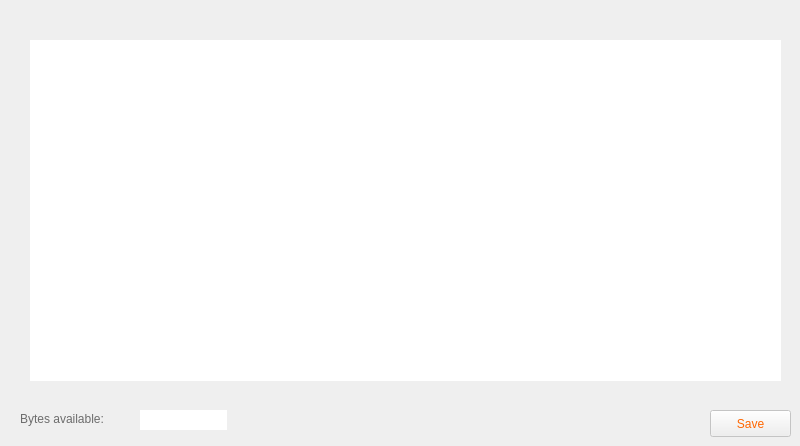
      <widget class="QWidget" name="page_Notes">
       <property name="styleSheet">
        <string notr="true">background-image: url(:/images/Images/tab-backgrounds/bg_notes.png);</string>
       </property>
       <widget class="QPlainTextEdit" name="txtPersoData">
        <property name="geometry">
         <rect>
          <x>30</x>
          <y>40</y>
          <width>751</width>
          <height>341</height>
         </rect>
        </property>
        <property name="styleSheet">
         <string notr="true">background-image: url(:/images/Images/bg-Light-Blue.png);</string>
        </property>
        <property name="frameShape">
         <enum>QFrame::NoFrame</enum>
        </property>
        <property name="lineWidth">
         <number>0</number>
        </property>
       </widget>
       <widget class="QPushButton" name="btnPersoDataSave">
        <property name="enabled">
         <bool>false</bool>
        </property>
        <property name="geometry">
         <rect>
          <x>710</x>
          <y>410</y>
          <width>81</width>
          <height>27</height>
         </rect>
        </property>
        <property name="styleSheet">
         <string notr="true">background-image: url(:/images/Images/bt_Pin-Check.png);
font: 11pt &quot;Arial&quot;;
color: rgb(255, 102, 0);</string>
        </property>
        <property name="text">
         <string>Save</string>
        </property>
       </widget>
       <widget class="QLabel" name="label_5">
        <property name="geometry">
         <rect>
          <x>20</x>
          <y>410</y>
          <width>121</width>
          <height>17</height>
         </rect>
        </property>
        <property name="styleSheet">
         <string notr="true">background-image: url(:/images/Images/alpha.png);
color: rgb(108, 108, 108);
font: 10pt &quot;Arial&quot;;</string>
        </property>
        <property name="text">
         <string>Bytes available:</string>
        </property>
       </widget>
       <widget class="QLineEdit" name="txtPersoDataCount">
        <property name="geometry">
         <rect>
          <x>140</x>
          <y>410</y>
          <width>87</width>
          <height>20</height>
         </rect>
        </property>
        <property name="minimumSize">
         <size>
          <width>0</width>
          <height>0</height>
         </size>
        </property>
        <property name="styleSheet">
         <string notr="true">background-image: url(:/images/Images/bg-Blue.png);</string>
        </property>
        <property name="frame">
         <bool>false</bool>
        </property>
        <property name="readOnly">
         <bool>true</bool>
        </property>
       </widget>
      </widget>
